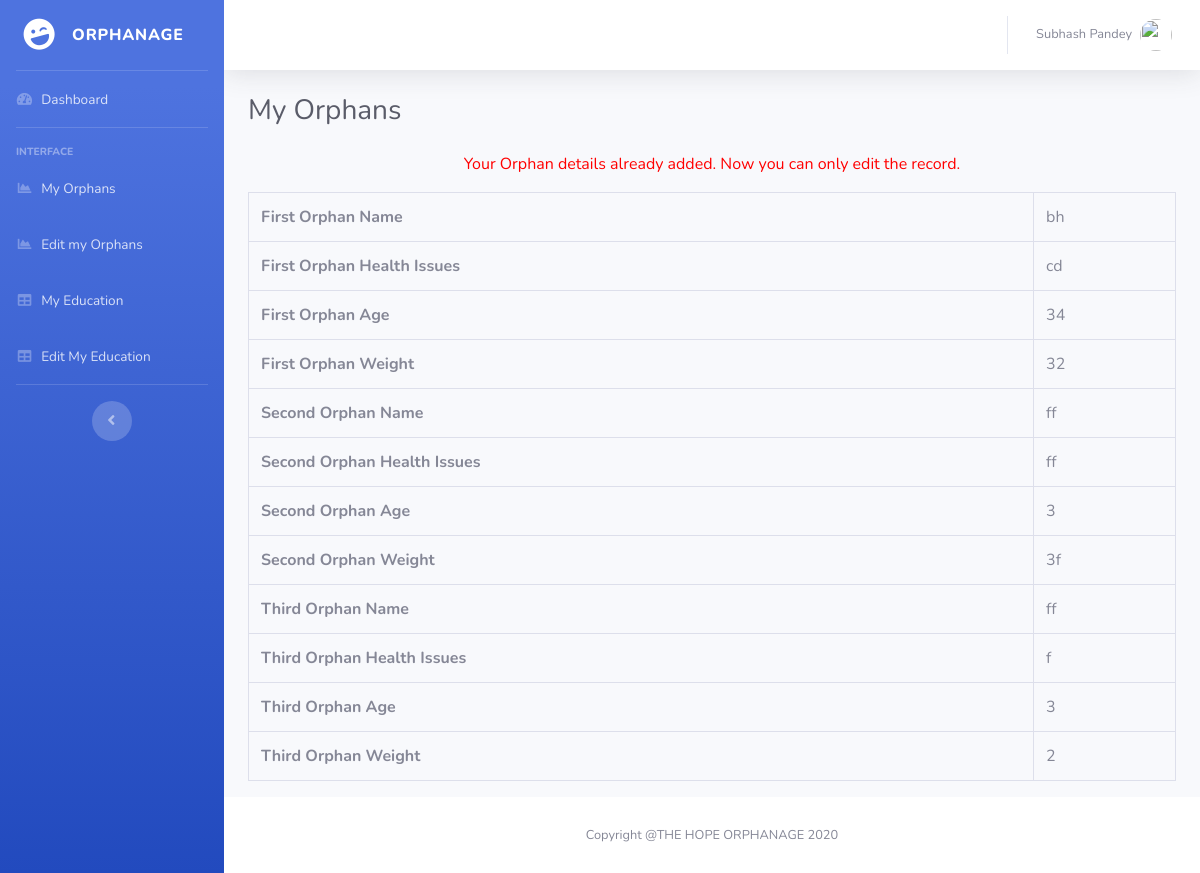
Page /Orphanage-Record-Management-System-Project/erms/myexp.php (signed in) on the committed database.
### tables this page shows
CREATE TABLE `employeedetail` (
  `ID` int(11) NOT NULL,
  `EmpFname` varchar(50) DEFAULT NULL,
  `EmpLName` varchar(50) NOT NULL,
  `EmpCode` varchar(50) DEFAULT NULL,
  `EmpDept` varchar(120) DEFAULT NULL,
  `EmpDesignation` varchar(120) DEFAULT NULL,
  `EmpContactNo` bigint(10) DEFAULT NULL,
  `EmpGender` enum('Male','Female') DEFAULT NULL,
  `EmpEmail` varchar(200) DEFAULT NULL,
  `EmpPassword` varchar(100) DEFAULT NULL,
  `EmpJoingdate` date DEFAULT NULL,
  `PostingDate` timestamp NOT NULL DEFAULT current_timestamp()
);

CREATE TABLE `empexpireince` (
  `ID` int(11) NOT NULL,
  `EmpID` varchar(5) DEFAULT NULL,
  `Employer1Name` varchar(75) DEFAULT NULL,
  `Employer1Designation` varchar(50) DEFAULT NULL,
  `Employer1CTC` varchar(50) DEFAULT NULL,
  `Employer1WorkDuration` varchar(11) DEFAULT NULL,
  `Employer2Name` varchar(75) DEFAULT NULL,
  `Employer2Designation` varchar(50) DEFAULT NULL,
  `Employer2CTC` varchar(50) DEFAULT NULL,
  `Employer2WorkDuration` varchar(11) DEFAULT NULL,
  `Employer3Name` varchar(75) DEFAULT NULL,
  `Employer3Designation` varchar(50) DEFAULT NULL,
  `Employer3CTC` varchar(50) DEFAULT NULL,
  `Employer3WorkDuration` varchar(11) DEFAULT NULL
);

### Orphanage-Record-Management-System-Project/erms/myexp.php (the view, shortened to what this page needs)
<?php
include('includes/dbconnection.php');
if (strlen($_SESSION['uid']==0)) {
  header('location:logout.php');
  } else{
  ?>
<!DOCTYPE html>
<html lang="en">
<head>
  <link href="vendor/fontawesome-free/css/all.min.css" rel="stylesheet" type="text/css">
  <link href="css/sb-admin-2.min.css" rel="stylesheet">
</head>
<body id="page-top">
  <div id="wrapper">
  <?php include_once('includes/sidebar.php')?>
    <div id="content-wrapper" class="d-flex flex-column">
      <div id="content">
         <?php include_once('includes/header.php')?>
        <div class="container-fluid">
          <h1 class="h3 mb-4 text-gray-800">My Orphans</h1>
  <?php
$empid=$_SESSION['uid'];
$query=mysqli_query($con,"select * from empexpireince where EmpID=$empid");
$row=mysqli_fetch_array($query);
if($row>0)
{
?>
<p style="font-size:16px; color:red" align="center">Your Orphan details already added. Now you can only edit the record. </p>
<table class="table table-bordered" id="dataTable" width="100%" cellspacing="0">
<tr>
  <th>First Orphan Name</th>
  <td><?php echo $row['Employer1Name'];?></td>
</tr>
<tr>
  <th>First Orphan Health Issues</th>
  <td><?php echo $row['Employer1Designation'];?></td>
</tr>
<tr>
  <th>First Orphan Age</th>
  <td><?php echo $row['Employer1CTC'];?></td>
</tr>
<tr>
  <th>First Orphan Weight</th>
  <td><?php echo $row['Employer1WorkDuration'];?></td>
</tr>
<tr>
  <th>Second Orphan Name</th>
  <td><?php echo $row['Employer2Name'];?></td>
</tr>
<tr>
  <th>Second Orphan Health Issues</th>
  <td><?php echo $row['Employer2Designation'];?></td>
</tr>
<tr>
  <th>Second Orphan Age</th>
  <td><?php echo $row['Employer2CTC'];?></td>
</tr>
<tr>
  <th>Second Orphan Weight</th>
  <td><?php echo $row['Employer2WorkDuration'];?></td>
</tr>
<tr>
  <th>Third Orphan Name</th>
  <td><?php echo $row['Employer3Name'];?></td>
</tr>
<tr>
  <th>Third Orphan Health Issues</th>
  <td><?php echo $row['Employer3Designation'];?></td>
</tr>
<tr>
  <th>Third Orphan Age</th>
  <td><?php echo $row['Employer3CTC'];?></td>
</tr>
<tr>
  <th>Third Orphan Weight</th>
  <td><?php echo $row['Employer3WorkDuration'];?></td>
</tr>
</table>
<?php } ?>
        </div>
      </div>
   <?php include_once('includes/footer.php');?>
    </div>
  </div>
</body>
</html>
<?php }  ?>

### Orphanage-Record-Management-System-Project/erms/includes/header.php (shortened to what this page needs)
 <nav class="navbar navbar-expand navbar-light bg-white topbar mb-4 static-top shadow">
          <ul class="navbar-nav ml-auto">
            <li class="nav-item dropdown no-arrow">
              <a class="nav-link dropdown-toggle" href="#" id="userDropdown" role="button" data-toggle="dropdown" aria-haspopup="true" aria-expanded="false">
<?php
$empid=$_SESSION['uid'];
$ret=mysqli_query($con,"select EmpFname,EmpLname from employeedetail where ID='$empid'");
$row=mysqli_fetch_array($ret);
$fname=$row['EmpFname'];
$lname=$row['EmpLname'];
?>
                <span class="mr-2 d-none d-lg-inline text-gray-600 small"><?php echo $fname." ".$lname; ?></span>
                <img class="img-profile rounded-circle" src="https://source.unsplash.com/QAB-WJcbgJk/60x60">
              </a>
            </li>
          </ul>
        </nav>

### rows in the picture
employeedetail: EmpFname "Subhash", EmpLName "Pandey"
empexpireince: Employer1Name "bh", Employer1Designation "cd", Employer1CTC "34", Employer1WorkDuration "32", Employer2Name "ff", Employer2Designation "ff", Employer2CTC "3", Employer2WorkDuration "3f", Employer3Name "ff", Employer3Designation "f", Employer3CTC "3", Employer3WorkDuration "2"
